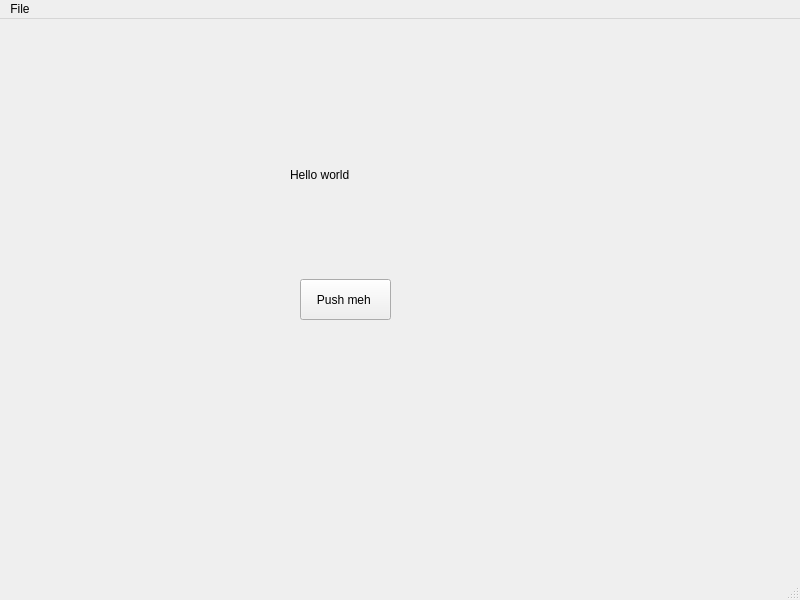
<?xml version="1.0" encoding="UTF-8"?>
<ui version="4.0">
 <class>MainWindow</class>
 <widget class="QMainWindow" name="MainWindow">
  <property name="geometry">
   <rect>
    <x>0</x>
    <y>0</y>
    <width>800</width>
    <height>600</height>
   </rect>
  </property>
  <property name="windowTitle">
   <string>MainWindow</string>
  </property>
  <widget class="QWidget" name="centralwidget">
   <widget class="QPushButton" name="Button1">
    <property name="geometry">
     <rect>
      <x>300</x>
      <y>260</y>
      <width>91</width>
      <height>41</height>
     </rect>
    </property>
    <property name="text">
     <string>Push meh </string>
    </property>
   </widget>
   <widget class="QLabel" name="label1">
    <property name="geometry">
     <rect>
      <x>290</x>
      <y>120</y>
      <width>161</width>
      <height>71</height>
     </rect>
    </property>
    <property name="text">
     <string>Hello world</string>
    </property>
   </widget>
  </widget>
  <widget class="QMenuBar" name="menubar">
   <property name="geometry">
    <rect>
     <x>0</x>
     <y>0</y>
     <width>800</width>
     <height>21</height>
    </rect>
   </property>
   <widget class="QMenu" name="menuFile">
    <property name="title">
     <string>File</string>
    </property>
   </widget>
   <addaction name="menuFile"/>
  </widget>
  <widget class="QStatusBar" name="statusbar"/>
 </widget>
 <resources/>
 <connections/>
</ui>
